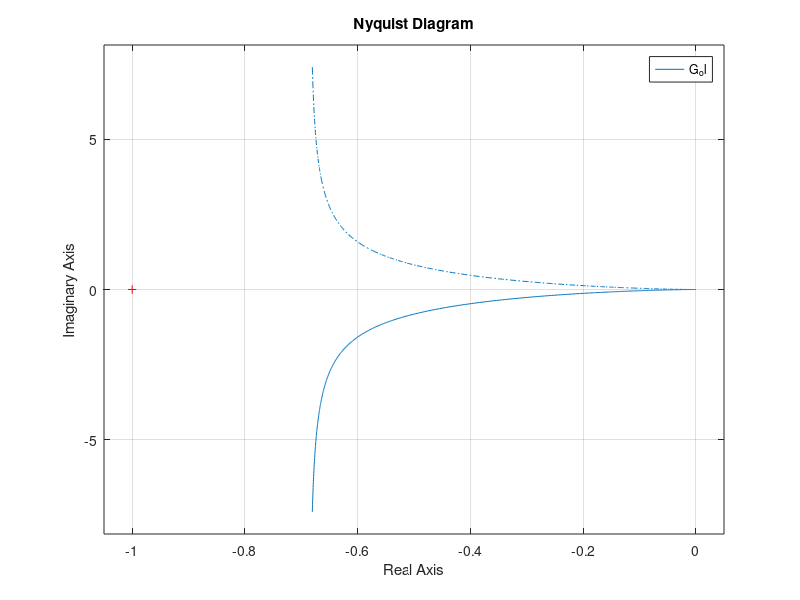
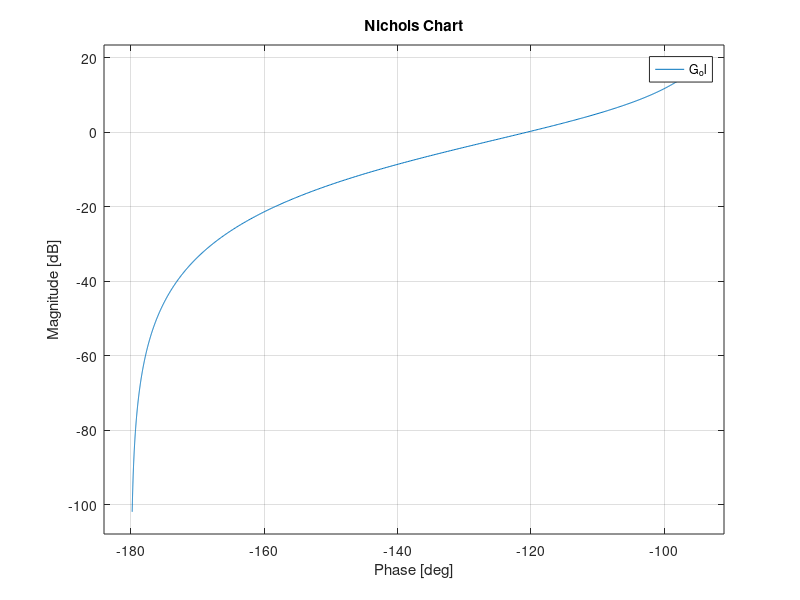
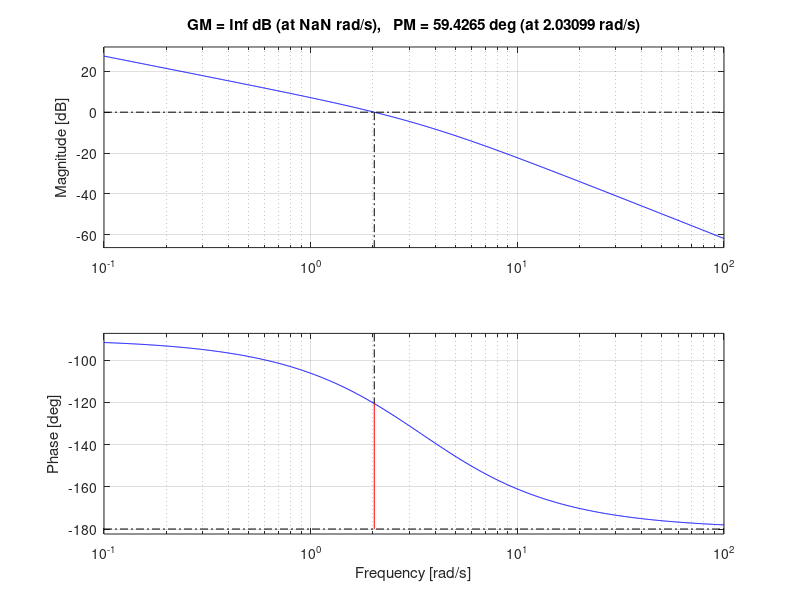

Reproduce these figures in MATLAB, in order. (Note: this script raises an error after producing the figures.)
%% Transferfunction analysis %%
clear
%%Variable Setup%%

J_1     = 194e-9 + 1.3e-5;          %Inertia of motor system+ first gear
J_2     = 2.41e-5 + 2*1.5e-6;       %Inertia of sled and attached gears
M_3     = 0.723 + 0.108;            %Mass of sled system
B       = 3.4                       %Viscous friction 
K_tau   = 42e-3;                    %Torque coeffecient 
n_1     = 1/3;                      %First gearing constant
r_3     = 0.01571;                  %Radius of gear 3

%% Equations %%

J = J_1 + n_1^2 *(J_2 + M_3*r_3^2); %Equivalent inertia of the system, as seen from the motor

G_1 = B*r_3;                        %Describes the first order terms in the mechanical transferfunction
G_2 = ((J/r_3) + r_3*M_3);          %Describes the second order terms in the mechanical transferfunction

num = [K_tau/n_1];           %Numerator polynomial of the mechanical transferfunction
den =[G_2 G_1 0];            %Denominator polynomial of the mechanical transferfunction

G_ol= tf([num], [den])      %Open loop transferfunction
G_cl = feedback(G_ol,1)     %Closed loop transferfunction with unity feedback


%% Analysis %%
%% Open Loop Analysis %%
close all

P_ol= pole(G_ol);       %Poles of the open loop system
Z_ol= zero(G_ol);       %Zeroes of the open loop system
damp(G_ol)              %Info on several key coeffecients are printed

% Several plots are created from the open loop transfer function

nyquist(G_ol)
figure;
nichols(G_ol)
figure;
margin(G_ol)

figure;
p = pzoptions;  %The following creates a root locus plot with a polar grid
p.Grid = 'on';
h = rlocusplot(G_ol, p);

%% Closed loop Analysis %%

Si=stepinfo(G_cl)       %Info on the response characteristics of the closed loop system are printed and saved
damp(G_cl)              %Info on several key coeffecients are printed for the closed loop system


%Figures relevant to the closed loop response are created
figure;
step(G_cl)
figure;
impulse(G_cl)


%% Ununsed TF of servomotor %%


%The following is unused but describes the transferfunction of a servomotor

% L_m     = 219e-6;       %Motor inductance
% R_m     = 0.66;         %Motor resistance
%K_m     = 0.264;        %Back-EMF coeffecient

% G_1 = r_3*n_1*n_2;              %Angular position to linear position
% G_2 = 1; %1/500;                    %Prototype gain controller

%Definition of numerator and denominator polynomials in the plant
%transferfunction

%num = [K_tau*G_1*G_2];  %Numerator polynomial 
%den = [(J*L_m) (B*L_m+J*R_m) (B*R_m+K_tau*K_m) 0];  %Denominator Polynomial  

%G_servo = tf[num], [den])